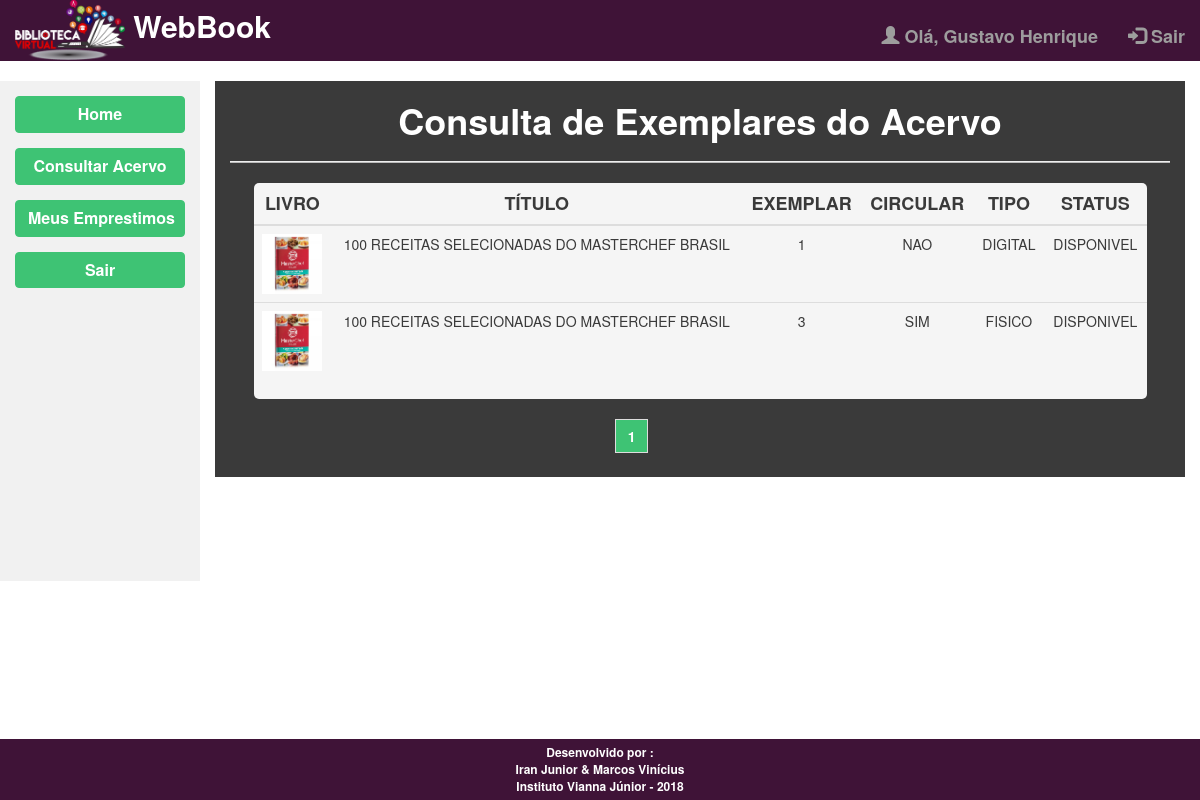
Screenshot of /view/consultaAcervoExemplar.view.php?livro=3 (signed in) with the database file from the repository.
### tables this page shows
CREATE TABLE `exemplar` (
  `idExemplar` int(11) NOT NULL AUTO_INCREMENT,
  `idLivro` int(11) NOT NULL,
  `circular` enum('Sim','Nao') DEFAULT NULL,
  `tipo` enum('Fisico','Digital') DEFAULT NULL,
  `arquivoDigital` varchar(45) DEFAULT NULL,
  `status` enum('Emprestado','Disponivel') DEFAULT NULL,
  PRIMARY KEY (`idExemplar`),
  KEY `fk_exemplar_livro_idx` (`idLivro`),
  CONSTRAINT `fk_exemplar_livro` FOREIGN KEY (`idLivro`) REFERENCES `livro` (`idLivro`) ON DELETE NO ACTION ON UPDATE NO ACTION
);

CREATE TABLE `livro` (
  `idLivro` int(11) NOT NULL AUTO_INCREMENT,
  `titulo` varchar(90) DEFAULT NULL,
  `ISBN` varchar(45) DEFAULT NULL,
  `autores` varchar(90) DEFAULT NULL,
  `edicao` varchar(45) DEFAULT NULL,
  `editora` varchar(90) DEFAULT NULL,
  `ano` varchar(45) DEFAULT NULL,
  `idCategoria` int(11) NOT NULL,
  `capa` varchar(45) DEFAULT NULL,
  PRIMARY KEY (`idLivro`),
  KEY `fk_livro_categoria_idx` (`idCategoria`),
  CONSTRAINT `fk_livro_categoria` FOREIGN KEY (`idCategoria`) REFERENCES `categoria` (`idCategoria`) ON DELETE NO ACTION ON UPDATE NO ACTION
);

### view/consultaAcervoExemplar.view.php (the view, shortened to what this page needs)
<?php
require_once ("../view/templateIndex.php");
global $pdo;
$idLivro = $_GET['livro'];
$endereco = $_SERVER ['PHP_SELF'];
$pagina_atual = (isset($_GET['page']) && is_numeric($_GET['page'])) ? $_GET['page'] : 1;
$linha_inicial = ($pagina_atual - 1) * QTDE_REGISTROS;
$sql = "SELECT * FROM livro, exemplar where livro.idLivro = exemplar.idLivro AND livro.idLivro = :id LIMIT {$linha_inicial}, " . QTDE_REGISTROS;
$statement = $pdo->prepare($sql);
$statement->bindValue(":id", $idLivro);
$statement->execute();
$dados = $statement->fetchAll(PDO::FETCH_OBJ);
$sqlContador = "SELECT COUNT(*) AS total_registros FROM livro, exemplar where livro.idLivro = exemplar.idLivro AND livro.idLivro = :id";
$statement = $pdo->prepare($sqlContador);
$statement->bindValue(":id", $idLivro);
$statement->execute();
$valor = $statement->fetch(PDO::FETCH_OBJ);
$ultima_pagina = ceil($valor->total_registros / QTDE_REGISTROS);
$range_inicial = (($pagina_atual - RANGE_PAGINAS) >= 1) ? $pagina_atual - RANGE_PAGINAS : 1;
$range_final = (($pagina_atual + RANGE_PAGINAS) <= $ultima_pagina) ? $pagina_atual + RANGE_PAGINAS : $ultima_pagina;
?>
<!DOCTYPE html>
<html lang="pt-br">
<head>
    <link rel="stylesheet" href="../css/estilo.css">
    <link rel="stylesheet" href="https://maxcdn.bootstrapcdn.com/bootstrap/3.3.7/css/bootstrap.min.css">
</head>
<body>
<div id="conteudoPrincipalFixo" class="container-fluid text-center">
    <div class="row content">
        <?php
        if($_SESSION['tipoUsuario'] == "1" || $_SESSION['tipoUsuario'] == "2"){
            menuLateralUsuario();
        }
        ?>
        <div id="conteudoPrincipal" class="col-md-10 text-left">
            <div id="DivRegistroTabela" class="container col-md-12">
                <div class="row">
                    <div class="col-md-12">
                        <h1>Consulta de Exemplares do Acervo</h1>
                        <hr id="hrRegistros">
                        <div id="tabelaExibir" class="row">
                            <table class="table table-hover">
                                <thead id="theadRegistro">
                                <tr>
                                    <th>Livro</th>
                                    <th>Título</th>
                                    <th>Exemplar</th>
                                    <th>Circular</th>
                                    <th>Tipo</th>
                                    <th>Status</th>
                                </tr>
                                </thead>
                                <tbody id="tbodyRegistro">
                                <?php if (!empty($dados)) {
                                foreach ($dados as $livro) {
                                    if($livro->capa == null || $livro->capa == ""){
                                        echo "
                                        <tr>
                                        <td><img src='../imagens/livros/capaLivroPadrao.gif' width='60px'></td>";
                                    }
                                    else{
                                        echo "
                                        <tr>
                                        <td><img src='../imagens/livros/".$livro->idLivro."/".$livro->capa. "' width='60px'></td>";
                                    }
                                    echo "
                        <td>$livro->titulo</td>
                        <td>$livro->idExemplar</td>
                        <td>$livro->circular</td>
                        <td>$livro->tipo</td>
                        <td>$livro->status</td>";
                    echo"</tr>
                    ";
                                }
                                ?>
                                </tbody>
                            </table>
                        </div>
                    </div>
                    <nav id='Paginacao' aria-label='Navegacao' class="col-md-10">
                        <ul id='UlPaginacao' class='pagination pagination-md'>
                            <?php
                            for ($i = $range_inicial; $i <= $range_final; $i++):
                                $destaque = ($i == $pagina_atual) ? 'destaque' : '';
                                echo "
                <li class='page-item'>";
                                if(!empty($_GET['busca'])) {
                                    echo "<a class='page-link $destaque' href='$endereco?page=$i&busca=$busca'>  $i  </a>";
                                }else{
                                    echo "<a class='page-link $destaque' href='$endereco?page=$i'>  $i  </a>";
                                }
                                echo"</li>";
                            endfor;
                            ?>
                        </ul>
                    </nav>
                    <?php
                    }
                    else {
                        echo "<h2 class='bg-warning'>Nenhum registro foi encontrado!</h2>
    ";
                    }
                    ?>
                </div>
            </div>
        </div>
    </div>
</div>
<br>
</body>
</html>

### css/estilo.css (style rules this page uses)
#conteudoPrincipalFixo { height: auto; }
#conteudoPrincipalFixo .row { height: 100%; }
#conteudoPrincipal { height: 100%; }
#hrRegistros { background-color: #bbb; height: 1px; }
#DivRegistroTabela { background-color: #3A3A3A; text-align: center; text-transform: uppercase; color: white; }
#theadRegistro { text-transform: uppercase; font-weight: bold; font-size: large; }
#tabelaExibir { margin: 0 auto; background-color: whitesmoke; width: 95%; border-radius: 5px; color: #3A3A3A; }
#DivRegistroTabela h1 { font-weight: bold; text-transform: none; }
#theadRegistro tr th { text-align: center; }
#UlPaginacao li a { background-color: #3EC374; color: white; font-weight: bold; }
#Paginacao { text-align: center; }

### rows the page displays
exemplar: idLivro.capa (picture), idLivro.titulo "100 RECEITAS SELECIONADAS DO MASTERCHEF BRASIL", idExemplar "1", circular "NAO", tipo "DIGITAL", status "DISPONIVEL"
exemplar: idLivro.capa (picture), idLivro.titulo "100 RECEITAS SELECIONADAS DO MASTERCHEF BRASIL", idExemplar "3", circular "SIM", tipo "FISICO", status "DISPONIVEL"

### other values shown
$_SESSION['nomeUsuario'] "Gustavo Henrique"
